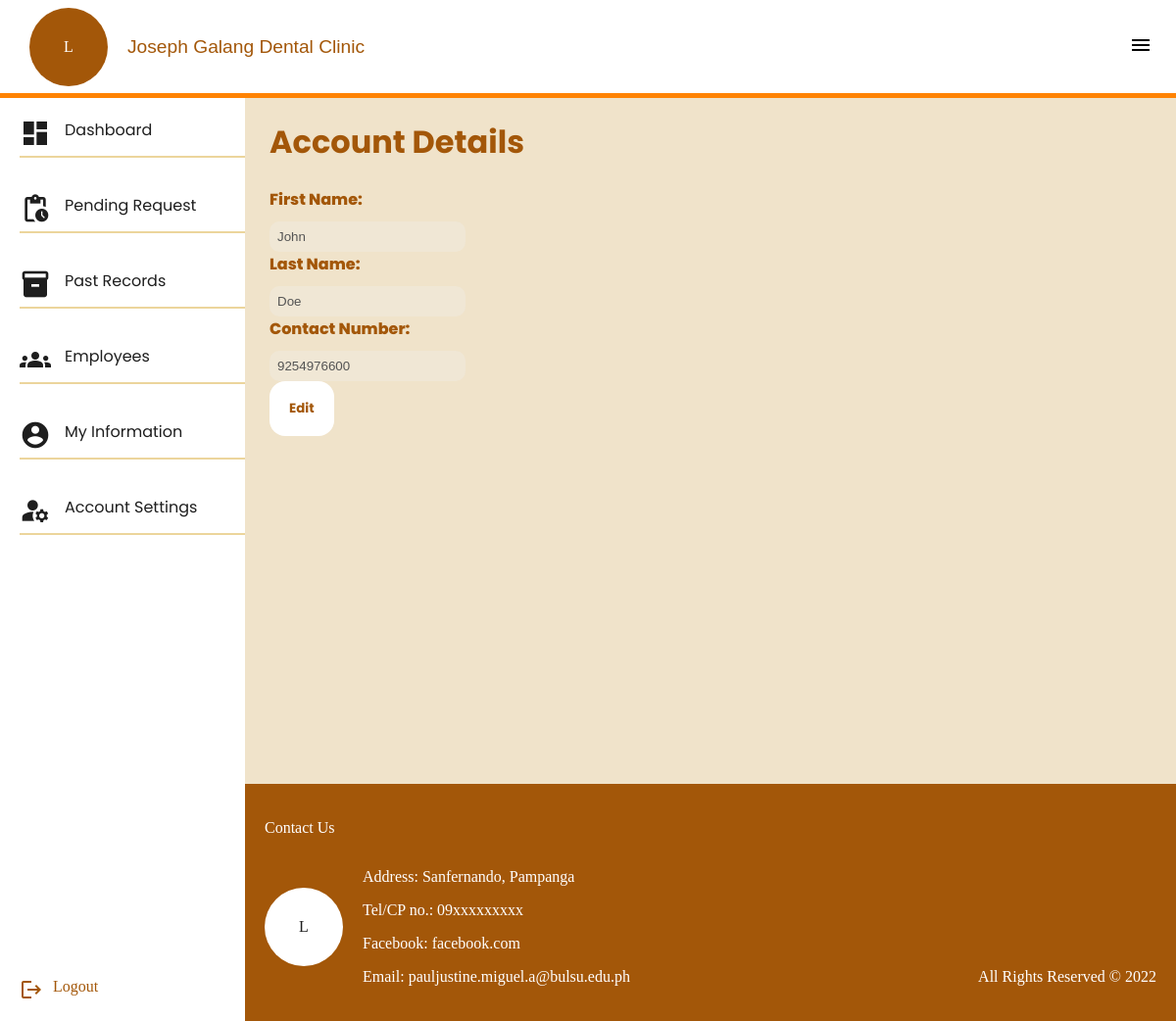
/admin/information.php (signed in), run on the app's committed database.
### tables this page shows
CREATE TABLE `account_info` (
  `account_ID` int(10) NOT NULL,
  `fname` varchar(30) NOT NULL,
  `lname` varchar(30) NOT NULL,
  `contactNo` varchar(10) NOT NULL,
  `email` varchar(255) NOT NULL
);

### admin/information.php (the view, shortened to what this page needs)
<?php require("partials/head.php");
$account = [];
$query = sprintf("SELECT * FROM account_info WHERE email='%s' LIMIT 1;", $_SESSION['email']);
require("../php/dbConnect.php");
$result = mysqli_query($conn, $query);
if (mysqli_num_rows($result) <= 0) {
    echo showModalError("Can't Retrieve Account Details");
} else {
    $account = mysqli_fetch_array($result);
}
?>
<main>
    <h1>Account Details</h1>
    <div class="account-details-wrapper">
        <?php if (count($account) <= 0) : ?>
            <h2>Error Fetching Account Details in the Server.</h2>
        <?php else : ?>
            <form id="edit-account-form" action="<?php echo htmlspecialchars($_SERVER["PHP_SELF"]); ?>" method="post">
                <div class="input-wrapper">
                    <label for="inputFName">First Name:
                    </label>
                    <input type="text" min="2" max="100" name="fname" value="<?= $account['fname']    ?>" id="inputFName" class="disabled-input" required disabled />
                </div>
                <div class="input-wrapper">
                    <label for="inputLName">Last Name:</label>
                    <input type="text" min="2" max="100" name="lname" value="<?= $account['lname']    ?>" id="inputLName" required disabled class="disabled-input" />
                </div>
                <div class="input-wrapper">
                    <label for="inputContactNumber">Contact Number:</label>
                    <input type="text" maxlength="11" name="contactNo" id="inputContactNumber" required value="<?= $account['contactNo']    ?>" disabled class="disabled-input" />
                </div>
                <button id="btn-edit-info" type="button" class="btn">Edit</button>
            </form>
        <?php endif ?>
    </div>
</main>
<?php require("partials/footer.php") ?>

### admin/assets/style.css (style rules this page uses)
* { box-sizing: border-box; }
body { margin: 0; font-family: "Poppins SemiBold"; min-height: 100vh; scroll-behavior: smooth; }
main { padding: 25px; padding-top: 100px; color: #a35709; background-color: #f0e3ca; padding-bottom: 50px; min-height: 100vh; font-family: "Poppins", sans-serif; }
.btn { border-radius: 16px; font-family: inherit; font-weight: bold; color: #a35709; background-color: #fff; border: none; padding: 18px 20px; transition: all 0.2s ease-in-out; font-family: "Poppins", sans-serif; }
.input-wrapper { display: flex; flex-flow: nowrap column; gap: 10px; font-family: "Poppins", sans-serif; }
.input-wrapper label { font-weight: 800; }
.input-wrapper input[type="text"], .input-wrapper input[type="password"] { width: 200px; border-radius: 10px; padding: 8px; border: none; }

### data on the page
account_info: fname "John", lname "Doe", contactNo "9254976600"
